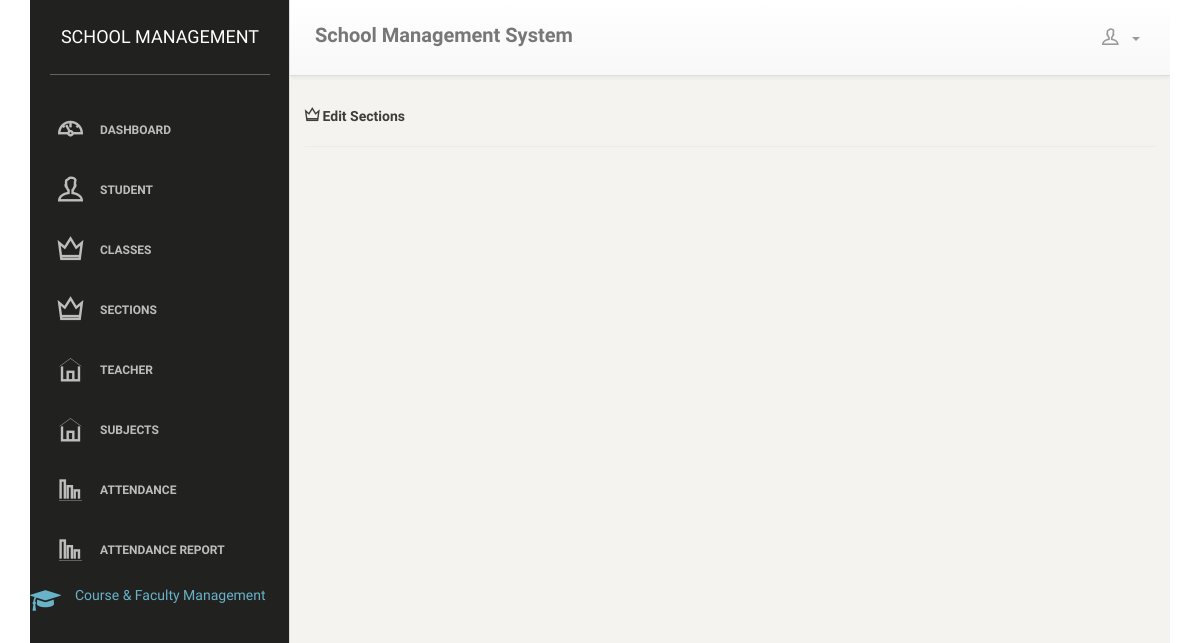
The page /edit_sections?section_id=1 (signed in) on the database as committed earlier.
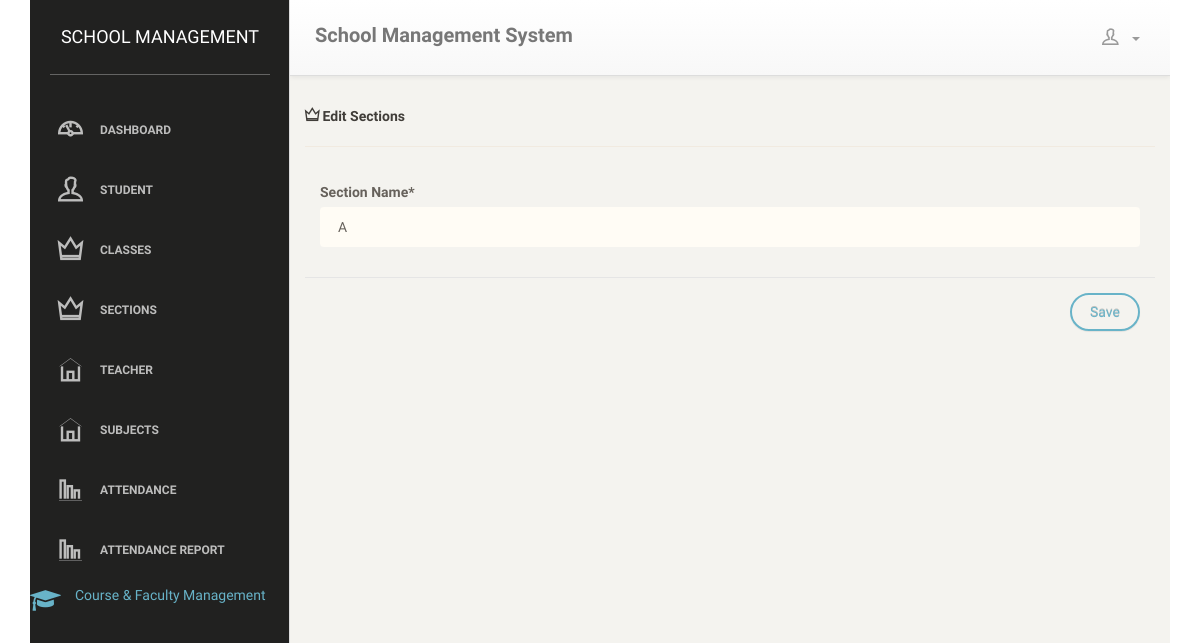
The same page on the database as committed later.
### tables this page shows
CREATE TABLE sms_section (
            section_id INTEGER PRIMARY KEY AUTOINCREMENT,
            section TEXT
        );

### app.py (the view)
@app.route("/edit_sections", methods =['GET'])
def edit_sections():
    if 'loggedin' in session:
        section_id = request.args.get('section_id')
        db = get_db()
        cursor = db.cursor()
        cursor.execute('SELECT * FROM sms_section WHERE section_id = ?', (section_id,))
        sections = cursor.fetchall()
        db.close()
        return render_template("edit_section.html", sections = sections)
    return redirect(url_for('login'))

### app.py (called while the page is built)
def get_db():
    db = sqlite3.connect('python_sms.db')
    db.row_factory = sqlite3.Row
    return db

### templates/edit_section.html (shortened to what this page needs)
{% include 'header.html' %}
<body>
	{% include 'top_menus.html' %}
	<div class="container">
		{% include 'left_menus.html' %}
		<div class="content">
			<div class="container-fluid">
				<div class="row">
				<a href="#"><strong><span class="ti-crown"></span> Edit Sections</strong></a>
				<hr>
				{% for section in sections %}
					<form method="post" id="sectionForm" action="{{ url_for('save_sections')}}">
						<div class="modal-body">
							<div class="form-group">
								<label for="section_name" class="control-label">Section Name*</label>
								<input type="text" class="form-control" id="section_name" name="section_name" placeholder="Section Name" value="{{section.section}}" required>
							</div>
						</div>
						<div class="modal-footer">
							<input type="submit" name="save" id="save" class="btn btn-info" value="Save" />
						</div>
					</form>
				{% endfor %}
				</div>
			</div>
		</div>
	</div>
</body>
</html>

Rows that differ between the two databases and show on the page:
added sms_section: section_name "A"
